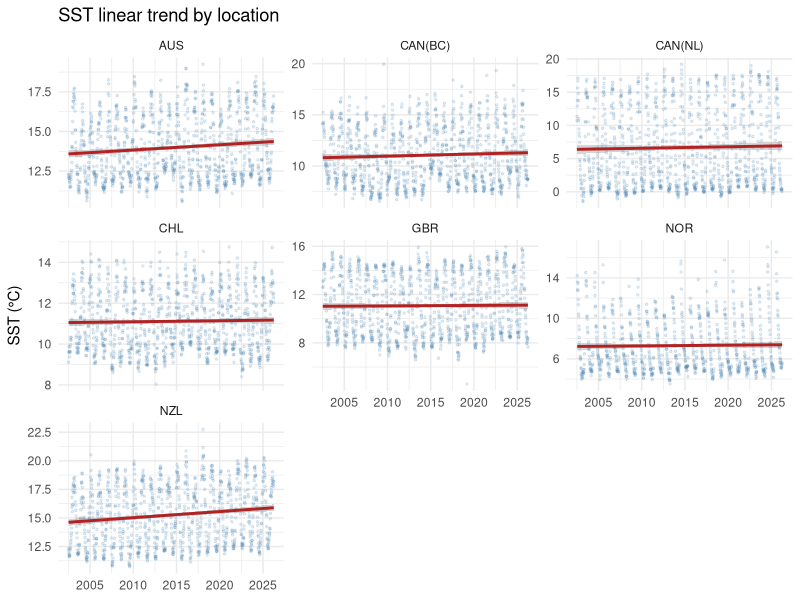

Generate this figure with R:
# ======================================================================
# Linear trend analysis of SST time series, grouped by Country
# ======================================================================


#### Packages #####
required_pkgs <- c("dplyr", "tidyr", "lubridate", "ggplot2")
to_install <- required_pkgs[!required_pkgs %in% installed.packages()[, "Package"]]
if (length(to_install) > 0) install.packages(to_install)
invisible(lapply(required_pkgs, library, character.only = TRUE))


#### Read data ####
df <- read.csv(
  "SST_timeseries.csv",
  header = TRUE,
  na.strings = c("", "NA"),
  stringsAsFactors = FALSE
)

#### Parse time ####
# Handles both "2002-07-04 0:00" and "2002-07-04 12:00:00" style timestamps
df$time <- lubridate::parse_date_time(df$time, orders = c("Ymd HM", "Ymd HMS"))

#### Drop rows with missing SST or unparseable time ####
df <- df %>% filter(!is.na(SST), !is.na(time))

#### Numeric time in years since the first observation (slope -> degC/year)
t0 <- min(df$time)
df$t_years <- as.numeric(difftime(df$time, t0, units = "days")) / 365.25

#### Fit a linear trend per country ####
trend_results <- df %>%
  group_by(Country) %>%
  group_modify(~ {
    fit <- lm(SST ~ t_years, data = .x)
    s <- summary(fit)
    ci <- confint(fit)
    tibble(
      n_obs          = nrow(.x),
      slope_C_per_yr = coef(fit)[["t_years"]],
      se_slope       = s$coefficients["t_years", "Std. Error"],
      p_value        = s$coefficients["t_years", "Pr(>|t|)"],
      r_squared      = s$r.squared,
      ci_low_95      = ci["t_years", 1],
      ci_high_95     = ci["t_years", 2]
    )
  }) %>%
  ungroup() %>%
  arrange(desc(slope_C_per_yr))

print(trend_results, n = Inf)


columnas_num <- sapply(trend_results, is.numeric)
trend_results[columnas_num] <- round(trend_results[columnas_num], digits = 3)
as.data.frame(trend_results)

#### pooled trend across all countries combined (Optional) ####
overall_fit <- lm(SST ~ t_years, data = df)
cat("\nPooled trend across all locations:\n")
print(summary(overall_fit))

#### visualize each trend (optional) ####
p <- ggplot(df, aes(x = time, y = SST)) +
  geom_point(alpha = 0.15, size = 0.6, color = "steelblue") +
  geom_smooth(method = "lm", se = TRUE, color = "firebrick", linewidth = 1) +
  facet_wrap(~ Country, scales = "free_y") +
  labs(title = "SST linear trend by location", x = NULL, y = "SST (\u00B0C)") +
  theme_minimal()

print(p)

# ggsave("sst_trend_plot.png", p, width = 11, height = 7, dpi = 150)
# 
# # ---- 6. Save the results table ----
# write.csv(trend_results, "sst_trend_results.csv", row.names = FALSE)
# 
# cat("\nDone. Results saved to sst_trend_results.csv and sst_trend_plot.png\n")
